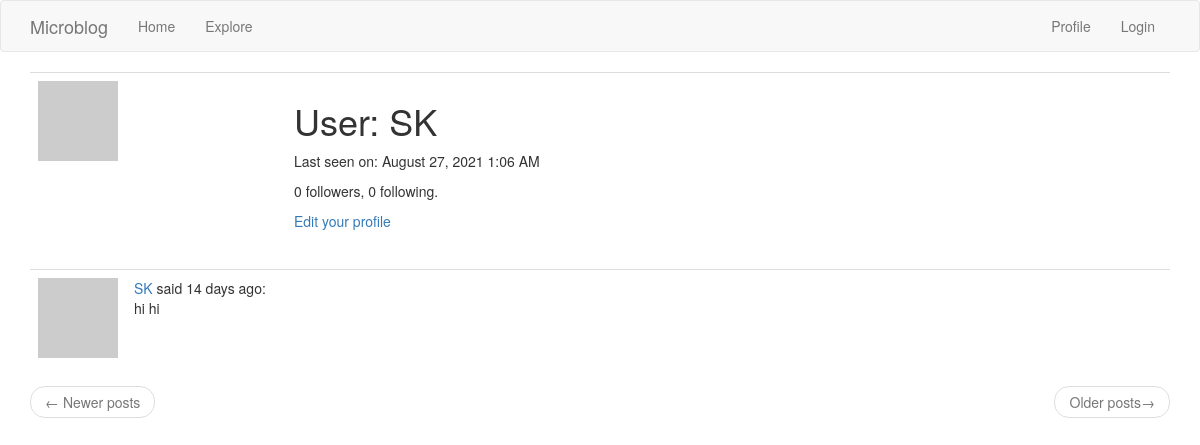
/user/SK (signed in), run on an earlier commit of the app's database.
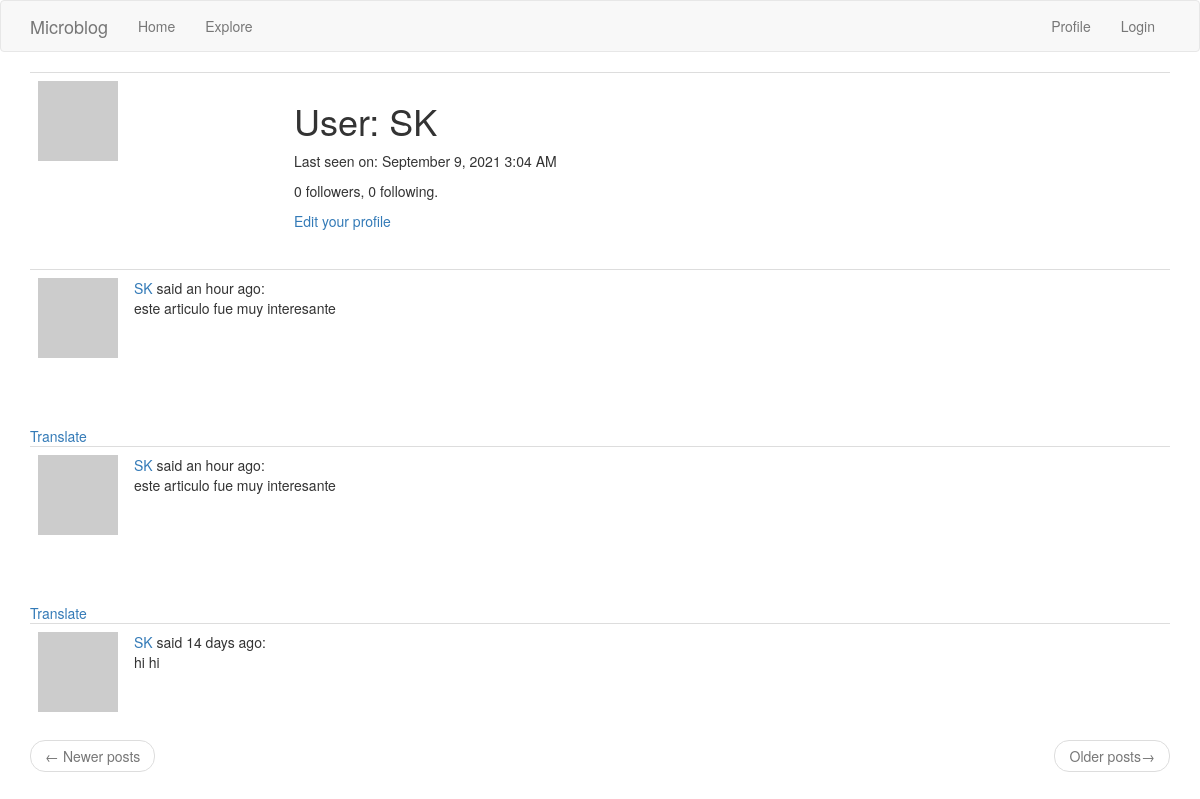
And on a later commit of the database.
### app/models.py (models this page shows, shortened)
class User(UserMixin, db.Model):
    id = db.Column(db.Integer, primary_key=True)
    username = db.Column(db.String(64), index=True, unique=True)
    email = db.Column(db.String(120), index=True, unique=True)
    password_hash = db.Column(db.String(128))
    posts = db.relationship('Post',backref='author', lazy='dynamic')
    about_me = db.Column(db.String(140))
    last_seen = db.Column(db.DateTime, default=datetime.utcnow)
    followed = db.relationship(
        'User', secondary=followers,
        primaryjoin=(followers.c.follower_id == id),
        secondaryjoin=(followers.c.followed_id == id),
        backref=db.backref('followers', lazy='dynamic'), lazy='dynamic')
    def avatar(self, size):
        digest = md5(self.email.lower().encode('utf-8')).hexdigest()
        return 'https://www.gravatar.com/avatar/{}?d=identicon&s={}'.format(digest, size)

class Post(db.Model):
    id = db.Column(db.Integer, primary_key=True)
    body = db.Column(db.String(140))
    timestamp = db.Column(db.DateTime, index=True, default=datetime.utcnow)
    user_id = db.Column(db.Integer, db.ForeignKey('user.id'))
    language = db.Column(db.String(5))

### app/routes.py (the view)
@app.route('/user/<username>')
@login_required
def user(username):
    user = User.query.filter_by(username=username).first_or_404()
    page = request.args.get('page',1,type=int)
    posts = user.posts.order_by(Post.timestamp.desc()).paginate(page,app.config['POSTS_PER_PAGE'],False)
    next_url = url_for('user',username=user.username,page=posts.next_num) if posts.has_next else None
    prev_url = url_for('user',username=user.username, page=posts.prev_num) if posts.has_prev else None
    form = EmptyForm()
    return render_template('user.html', user=user, posts=posts.items, next_url=next_url, prev_url=prev_url, form=form)

### app/models.py (called while the page is built)
@login.user_loader
def load_user(id):
    return User.query.get(int(id))

### app/routes.py (called while the page is built)
@app.before_request
def before_request():
    if current_user.is_authenticated:
        current_user.last_seen = datetime.utcnow()
        db.session.commit()

### app/templates/user.html (shortened to what this page needs)
{% extends 'base.html' %}
{% block app_content %}
    <table class ="table table-hover">
        <tr>
            <td width="256px"><img src ="{{ user.avatar(128) }}"></td>
            <td>
                <h1>User: {{user.username }}</h1>
                {% if user.last_seen %}
                <p>Last seen on: {{ moment(user.last_seen).format('LLL') }}</p>
                {% endif %}
                <p>{{ user.followers.count() }} followers, {{user.followed.count() }} following.</p>
                {% if user == current_user %}
                <p> <a href="{{ url_for('edit_profile') }}">Edit your profile</a></p>
                {% endif %}
            </td>
        </tr>
    </table>
    {% for post in posts %}
        {% include '_post.html' %}
{% endfor %}
<nav aria-label="...">
    <u1 class="pager">
        <li class="previous{% if not prev_url %} disabled{% endif %}">
            <a href="{{ prev_url or '#' }}">
                <span aria-hidden="true">&larr;</span> Newer posts
            </a>
        </li>
        <li class="next{% if not next_url %} disabled{% endif %}">
            <a href="{{ next_url or '#' }}">
                Older posts<span aria-hidden="true">&rarr;</span>
            </a>
        </li>
    </u1>
</nav>
{% endblock %}

### app/templates/_post.html
<table class="table table-hover">
    <tr>
        <td width="70px">
            <a href="{{ url_for('user', username=post.author.username) }}">
                <img src ="{{ post.author.avatar(70) }}" />
            </a>
        </td>
        <td>
            <a href="{{ url_for('user', username=post.author.username) }}">
                {{ post.author.username }}
            </a>
            said {{ moment(post.timestamp).fromNow() }}: <br>
            <span id = "post{{ post.id }}">{{ post.body }}</span>
        </td>
    </tr>
</table>
{% if post.language %}
<br><br>
<span id= "translation{{ post.id }}">
<a href="javascript:translate(
    '#post{{ post.id }}',
    '#translation{{ post.id }}',
    '{{ post.language }}');">{{ 'Translate' }}</a>
</span>
{% endif %}

What changed in the data, as far as the page shows it:
changed User "SK": last_seen "August 27, 2021 1:06 AM" → "September 9, 2021 3:04 AM"
added Post: author.username "SK", timestamp "an hour ago", body "este articulo fue muy interesante", value "Translate"
added Post: author.username "SK", timestamp "an hour ago", body "este articulo fue muy interesante", value "Translate"
